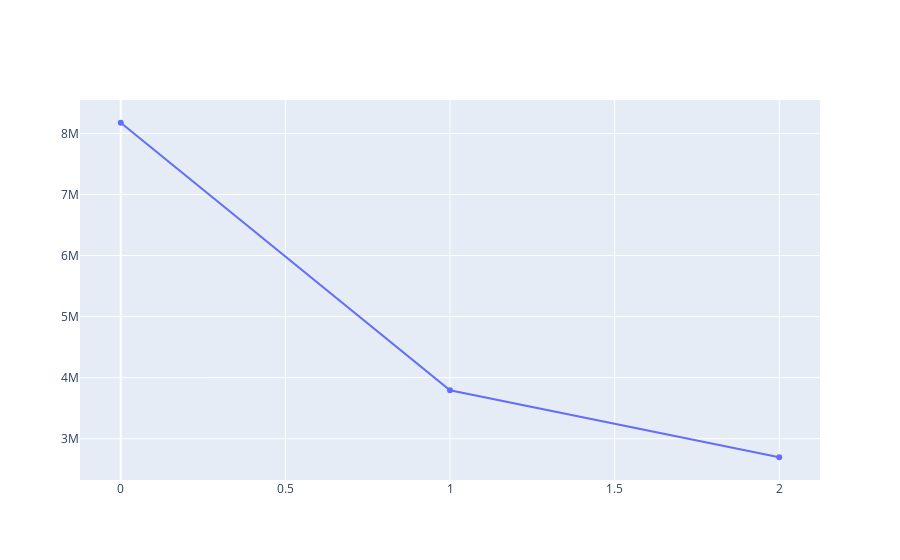

The notebook cell this image was saved under:
### Markdown cell above
Ok, in the last line of the cell below, you can see that we reference our `heading` variable to set the title of the chart to `"City Populations"`.

### Code cell
import plotly.graph_objects as go 
cities_scatter = go.Scatter(y = [8175133, 3792621, 2695598], 
                            hovertext = ['New York[d]', 'Los Angeles', 'Chicago'])
go.Figure(data = cities_scatter, layout = go.Layout(title = heading))

### Figure 1 — Plotly figure (JSON) as saved in the notebook; plotly's stock layout.template omitted (floating-point values rounded to 4 significant figures)
{"data": [{"hovertext": ["New York[d]", "Los Angeles", "Chicago"], "type": "scatter", "y": [8175133, 3792621, 2695598]}], "layout": {"autosize": true, "xaxis": {"autorange": true, "range": [-0.1279, 2.128]}, "yaxis": {"autorange": true, "range": [2294000.0, 8577000.0], "type": "linear"}}}
